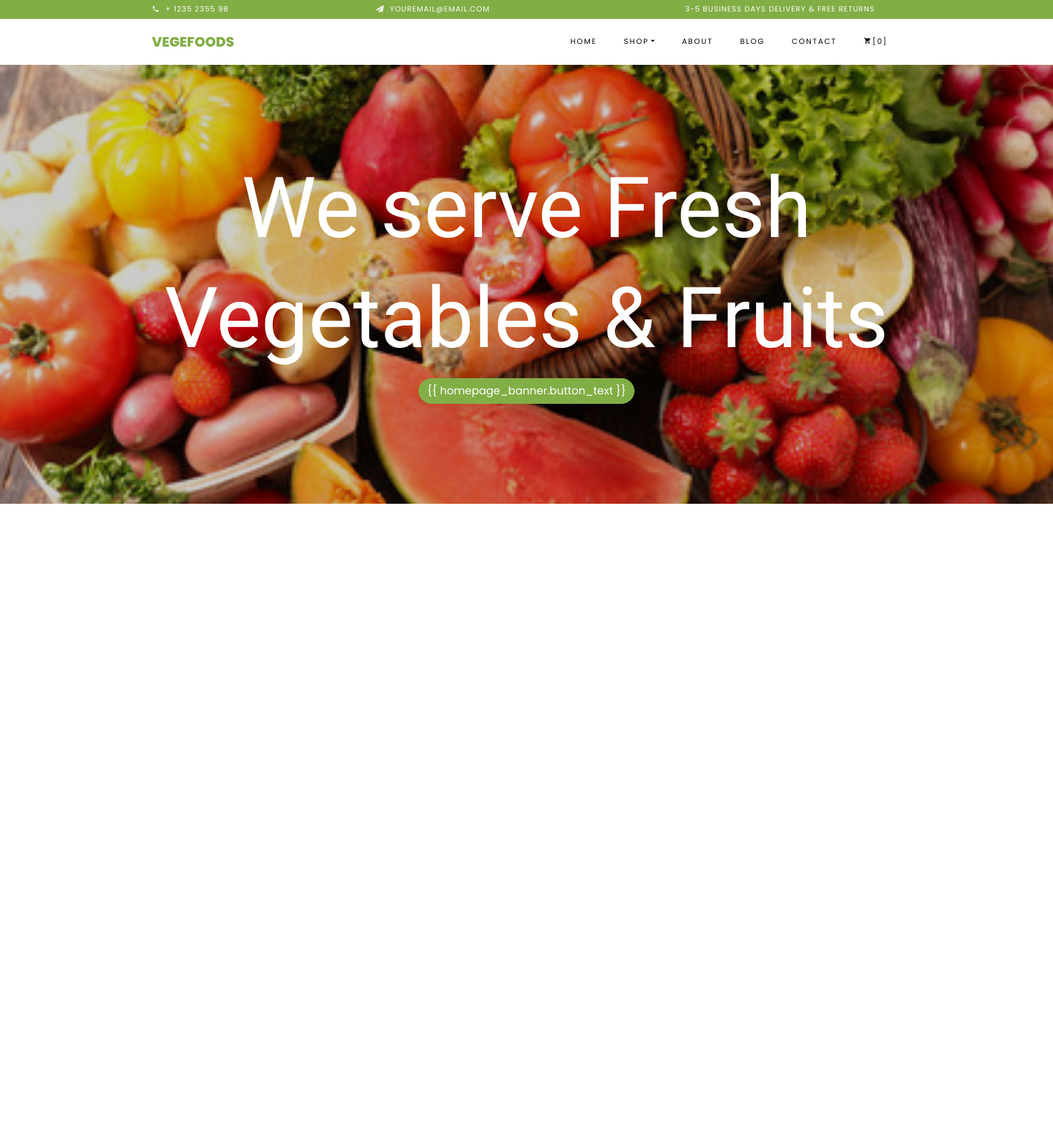
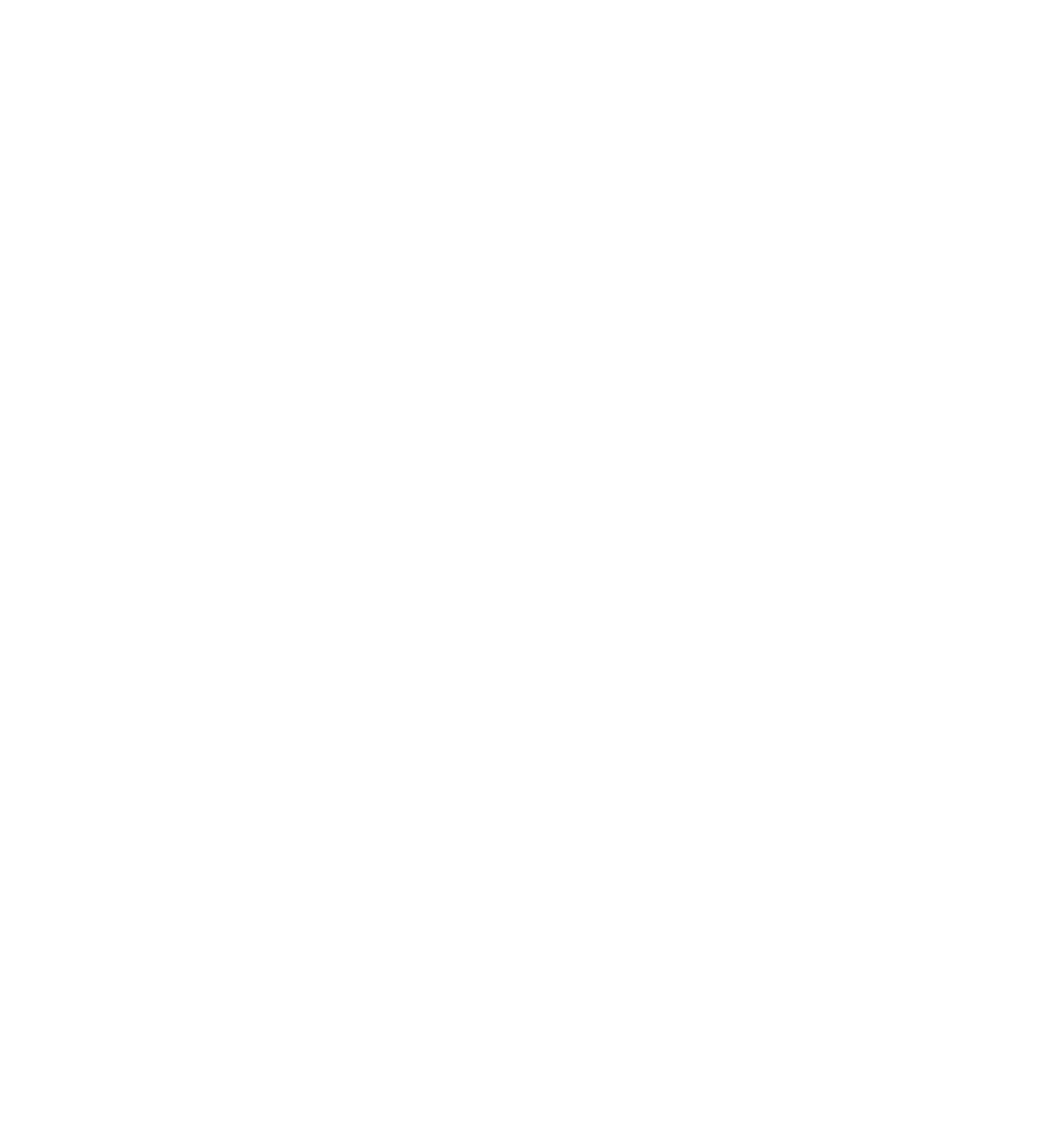
The page / (upper part) on the database its author committed (2 pictures, top to bottom).
### product/models.py (models this page shows)
class HomepageBanner(models.Model):
    banner_image = models.ImageField(upload_to='banner_images')
    banner_text = models.CharField(max_length=255, null=True, blank=True)
    banner_url = models.CharField(max_length=255, null=True, blank=True)
    button_text = models.CharField(max_length=100, null=True, blank=True)
    active_banner = models.BooleanField(default=True, null=True, blank=True)
    order_banner = models.IntegerField(null=True, blank=True)
    def __str__(self):
        return str(self.id)
    class Meta:
        ordering = ["banner_text"]

### VegieStore/views.py (the view, shortened to what this page needs)
# urls.py: url(r'^$', IndexView.as_view(), name='index'),
class IndexView(View):
    def get(self, request):
        product_category = ProductCategory.objects.filter(active=True).order_by('order')
        print("product_category..", product_category)
        product_list_data = Product.objects.filter(active=True).order_by('product_order')
        print("product_list_data..Index", product_list_data)
        homepage_banner_data = HomepageBanner.objects.filter(active_banner=True).order_by('order_banner')
        print("homepage_banner_data..", homepage_banner_data)
        deal_of_day_data = DealOfDay.objects.filter(active_deal=True).first()
        print("deal_of_day_data..", deal_of_day_data)
        satisfied_customer_data = SatisfiedCustomer.objects.filter(active_customer=True).order_by('customer_order')
        print("satisfied_customer_data..", satisfied_customer_data)
        product_id = Product.objects.filter().first()
        print("product_id..", product_id)
        return render(request, 'index.html',
                      {'homepage_banner_data_k': homepage_banner_data, 'product_category_k': product_category,
                       'product_list_data_k': product_list_data, 'deal_of_day_data_k': deal_of_day_data,
                       'satisfied_customer_data_k': satisfied_customer_data,
                       })

### product/models.py (called while the page is built)
    def __str__(self):
        return self.category_name  # use for showing names

    def __str__(self):
        return self.name

    def calculate_discounted_amount(self):
        if self.discount_percentage:
            calculated_discount = (self.price * self.discount_percentage) / 100
            discounted_amount = self.price - calculated_discount
            return discounted_amount
        else:
            return None

    def __str__(self):
        return self.deal_name

### users/models.py (called while the page is built)
    def __str__(self):
        return self.name

### templates/index.html (shortened to what this page needs)
<!DOCTYPE html>
{% load static %}
<html lang="en">
<head>
    <link rel="stylesheet" href="{% static 'css/open-iconic-bootstrap.min.css' %}">
    <link rel="stylesheet" href="{% static 'css/animate.css' %}">
    <link rel="stylesheet" href="{% static 'css/owl.carousel.min.css' %}">
    <link rel="stylesheet" href="{% static 'css/owl.theme.default.min.css' %}">
    <link rel="stylesheet" href="{% static 'css/magnific-popup.css' %}">
    <link rel="stylesheet" href="{% static 'css/aos.css' %}">
    <link rel="stylesheet" href="{% static 'css/ionicons.min.css' %}">
    <link rel="stylesheet" href="{% static 'css/bootstrap-datepicker.css' %}">
    <link rel="stylesheet" href="{% static 'css/jquery.timepicker.css' %}">
    <link rel="stylesheet" href="{% static 'css/flaticon.css' %}">
    <link rel="stylesheet" href="{% static 'css/icomoon.css' %}">
    <link rel="stylesheet" href="{% static 'css/style.css' %}">
</head>
<body class="goto-here">
<div class="py-1 bg-primary">
    <div class="container">
        <div class="row no-gutters d-flex align-items-start align-items-center px-md-0">
            <div class="col-lg-12 d-block">
                <div class="row d-flex">
                    <div class="col-md pr-4 d-flex topper align-items-center">
                        <div class="icon mr-2 d-flex justify-content-center align-items-center"><span
                                class="icon-phone2"></span></div>
                        <span class="text">+ 1235 2355 98</span>
                    </div>
                    <div class="col-md pr-4 d-flex topper align-items-center">
                        <div class="icon mr-2 d-flex justify-content-center align-items-center"><span
                                class="icon-paper-plane"></span></div>
                        <span class="text">youremail@email.com</span>
                    </div>
                    <div class="col-md-5 pr-4 d-flex topper align-items-center text-lg-right">
                        <span class="text">3-5 Business days delivery &amp; Free Returns</span>
                    </div>
                </div>
            </div>
        </div>
    </div>
</div>
<nav class="navbar navbar-expand-lg navbar-dark ftco_navbar bg-dark ftco-navbar-light" id="ftco-navbar">
    <div class="container">
        <a class="navbar-brand" href="{% url 'index'  %}">Vegefoods</a>
        <div class="collapse navbar-collapse" id="ftco-nav">
            <ul class="navbar-nav ml-auto">
                <li class="nav-item active"><a href="{% url 'index'  %}" class="nav-link">Home</a></li>
                <li class="nav-item dropdown">
                    <a class="nav-link dropdown-toggle" href="#" id="dropdown04" data-toggle="dropdown"
                       aria-haspopup="true" aria-expanded="false">Shop</a>
                </li>
                <li class="nav-item"><a href="{% url 'about' %}" class="nav-link">About</a></li>
                <li class="nav-item"><a href="{% url 'blog' %}" class="nav-link">Blog</a></li>
                <li class="nav-item"><a href="{% url 'contact' %}" class="nav-link">Contact</a></li>
                <li class="nav-item cta cta-colored"><a href="{% url 'cart' %}" class="nav-link"><span
                        class="icon-shopping_cart"></span>[0]</a></li>
            </ul>
        </div>
    </div>
</nav>
<section id="home-section" class="hero">
    <div class="home-slider owl-carousel">
        {% for homepage_banner in homepage_banner_data_k %}
        {% if homepage_banner.banner_image %}
        <div class="slider-item" style="background-image: url('{{homepage_banner.banner_image.url}}') ;' %}">
            <div class="overlay"></div>
            <div class="container">
                <div class="row slider-text justify-content-center align-items-center" data-scrollax-parent="true">
                    <div class="col-md-12 ftco-animate text-center">
                        {% if homepage_banner.banner_text %}
                        <h1 class="mb-2">{{ homepage_banner.banner_text }}</h1>
                        {% endif %}
                        {% if homepage_banner.button_text %}
                        <p><a href="{{ homepage_banner.banner_url|default:'#' }}" class="btn btn-primary">{{
                            homepage_banner.button_text }}</a></p>
                        {% endif %}
                    </div>
                </div>
            </div>
        </div>
        {% endif %}
        {% endfor %}
    </div>
</section>
<section class="ftco-section">
    <div class="container">
        <div class="row no-gutters ftco-services">
        </div>
    </div>
</section>
<section class="ftco-section ftco-category ftco-no-pt">
    <div class="container">
        <div class="row">
            <div class="col-md-12">
                <div class="row">
                    {% for product_category in product_category_k %}
                    <div class="col-md-6">
                    </div>
                    {% endfor %}
                </div>
            </div>
        </div>
    </div>
</section>
<section class="ftco-section">
    <div class="container">
        <div class="row justify-content-center mb-3 pb-3">
        </div>
    </div>
    <div class="container">
        <div class="row">
        </div>
    </div>
</section>
</body>
</html>

### static/css/icomoon.css (style rules this page uses)
[class^="icon-"], [class*=" icon-"] { font-family: 'icomoon' !important; speak: none; font-style: normal; font-weight: normal; font-variant: normal; text-transform: none; line-height: 1; -webkit-font-smoothing: antialiased; -moz-osx-font-smoothing: grayscale; }
.icon-paper-plane:before { content: "\f1d8"; }
.icon-phone2:before { content: "\e0cd"; }
.icon-shopping_cart:before { content: "\e8cc"; }

### rows shown on the page
HomepageBanner: banner_image (picture), banner_text "We serve Fresh Vegetables & Fruits"
